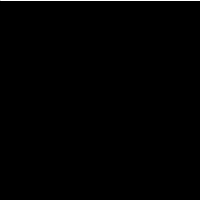
Frame 1 (no input)
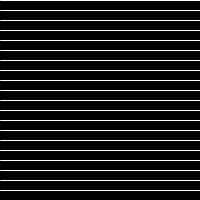
Frame 60 (the mouse pressed at the canvas centre just before this capture)
Frame 120 (the mouse held since frame 60 and released just before this capture): identical to frame 60, image omitted

The Processing sketch that drew these frames (run headless with seeded random() and noise(); from frame 60 on, the mouse is pressed at the canvas centre):

// Processing sketch: example06_08_draw_one_line_at_time_sketch
// ── example06_08_draw_one_line_at_time_sketch.pde
int y = 0;

void setup() {
  size(200,200);
  background(0);
  frameRate(5);
}

void draw() {
  // Draw a line
  stroke(255);
  line(0,y,width,y);
  
  // Increment y
  y += 10;
}
